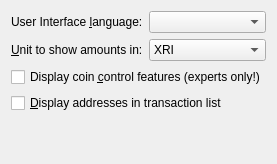
     <widget class="QWidget" name="tabDisplay">
      <attribute name="title">
       <string>&amp;Display</string>
      </attribute>
      <layout class="QVBoxLayout" name="verticalLayout_Display">
       <item>
        <layout class="QHBoxLayout" name="horizontalLayout_1_Display">
         <item>
          <widget class="QLabel" name="langLabel">
           <property name="text">
            <string>User Interface &amp;language:</string>
           </property>
           <property name="textFormat">
            <enum>Qt::PlainText</enum>
           </property>
           <property name="buddy">
            <cstring>lang</cstring>
           </property>
          </widget>
         </item>
         <item>
          <widget class="QValueComboBox" name="lang">
           <property name="toolTip">
            <string>The user interface language can be set here. This setting will take effect after restarting RIchCoin.</string>
           </property>
           <property name="styleSheet">
            <string notr="true"></string>
           </property>
          </widget>
         </item>
        </layout>
       </item>
       <item>
        <layout class="QHBoxLayout" name="horizontalLayout_2_Display">
         <item>
          <widget class="QLabel" name="unitLabel">
           <property name="text">
            <string>&amp;Unit to show amounts in:</string>
           </property>
           <property name="textFormat">
            <enum>Qt::PlainText</enum>
           </property>
           <property name="buddy">
            <cstring>unit</cstring>
           </property>
          </widget>
         </item>
         <item>
          <widget class="QValueComboBox" name="unit">
           <property name="toolTip">
            <string>Choose the default subdivision unit to show in the interface and when sending coins.</string>
           </property>
           <property name="styleSheet">
            <string notr="true"></string>
           </property>
           <item>
            <property name="text">
             <string>XRI</string>
            </property>
           </item>
           <item>
            <property name="text">
             <string>mXRI</string>
            </property>
           </item>
           <item>
            <property name="text">
             <string>uXRI</string>
            </property>
           </item>
          </widget>
         </item>
        </layout>
       </item>
       <item>
        <widget class="QCheckBox" name="coinControlFeatures">
         <property name="toolTip">
          <string>Whether to show coin control features or not.</string>
         </property>
         <property name="text">
          <string>Display coin &amp;control features (experts only!)</string>
         </property>
        </widget>
       </item>
       <item>
        <widget class="QCheckBox" name="displayAddresses">
         <property name="toolTip">
          <string>Whether to show RIchCoin addresses in the transaction list or not.</string>
         </property>
         <property name="text">
          <string>&amp;Display addresses in transaction list</string>
         </property>
        </widget>
       </item>
       <item>
        <spacer name="verticalSpacer_Display">
         <property name="orientation">
          <enum>Qt::Vertical</enum>
         </property>
         <property name="sizeHint" stdset="0">
          <size>
           <width>20</width>
           <height>40</height>
          </size>
         </property>
        </spacer>
       </item>
      </layout>
     </widget>
